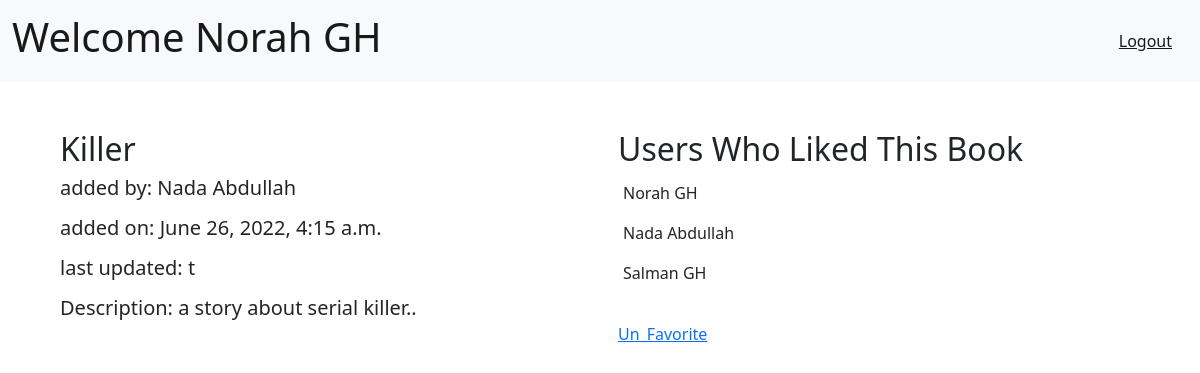
/books/7 (signed in), run on the app's committed database.
### login_register_app/models.py (models this page shows)
class User (models.Model):
    first_name = models.CharField(max_length=50,blank=False,null=False)
    last_name = models.CharField(max_length=50,blank=False,null=False)
    email = models.EmailField(blank=False,null=False)
    password = models.CharField(max_length=50,blank=False,null=False)
    birthday = models.DateField(blank=False,null=False)
    objects = UserManager()

### favBooks_app/models.py (models this page shows)
class Book(models.Model):
    title = models.CharField(max_length=100)
    uploaded_by = models.ForeignKey(User,related_name='uploaded_books',blank=False,on_delete=models.CASCADE)
    liked_by = models.ManyToManyField(User,related_name='liked_books')
    created_at = models.DateTimeField(auto_now_add=True)
    updated_at = models.DateTimeField(auto_now=True)
    desc = models.TextField()
    objects = BookManager()

### favBooks_app/views.py (the view, shortened to what this page needs)
# urls.py: path('<int:bookId>',views.showBook,name='showBook'),
def showBook(request,bookId):
    userId = request.session['userId']
    curr_user = User.objects.filter(id=userId).last()
    book = Book.objects.get(id=bookId)
    likedBook = False
    if book.uploaded_by.id != curr_user.id:
        for user in book.liked_by.all():
            if user.id == curr_user.id:
                likedBook = True
                break
        print('--'*50,likedBook )
        context = {
        'curr_user': curr_user,
        'book':book,
        'likedBook':likedBook,
        }
        return render (request,'otherBooks.html',context)

### favBooks_app/templates/otherBooks.html (shortened to what this page needs)
{% extends 'base.html' %}
{% block content %}
<div class="col m-5">
    <h2>{{book.title}}</h2>
    <h5>added by: {{book.uploaded_by.first_name }} {{book.uploaded_by.last_name}}</h5>
    <h5>added on: {{book.created_at}}</h5>
    <h5>last updated: {{book.updated_a}}t</h5>
    <h5>Description: {{book.desc}}</h5>
</div>
<div class="col m-5">
    <h2 class="text-start">Users Who Liked This Book</h2>
    <ul>
        {% for user in book.liked_by.all %}
        <li>
            <p>{{user.first_name}} {{user.last_name}} </p>
        </li>
        {% endfor %}
    </ul>
    {% if likedBook %}
    <a href="/books/un_favorite/{{book.id}}">Un_Favorite</a>
    {% else %}
    <a href="/books/favorite/{{book.id}}">Add to your Favorite</a>
    {% endif %}
</div>
{% endblock %}

### favBooks_app/templates/base.html (shortened to what this page needs)
<!DOCTYPE html>
<html lang="en">
<head>
    <link href="https://cdn.jsdelivr.net/npm/bootstrap@5.2.0-beta1/dist/css/bootstrap.min.css" rel="stylesheet"
>
</head>
<body>
    <nav class="navbar navbar-expand-lg bg-light">
        <div class="container-fluid">
            <a class="navbar-brand" href="/books"><h1> Welcome {{curr_user.first_name}} {{curr_user.last_name}}</h1></a>
            <div class="navbar-text me-3"><a href="/logout/{{curr_user.id}}">Logout</a></div>
        </div>
    </nav>
    <div class="container row">
        {% block content %}
        {% endblock %}
    </div>
</body>
</html>

### favBooks_app/templates/base.html (style rules this page uses)
ul { list-style: none; padding: 5px; }
.row { justify-content:space-between }

### data on the page
User: first_name "Norah", last_name "GH"
Book: title "Killer", uploaded_by.first_name "Nada", uploaded_by.last_name "Abdullah", created_at "June 26, 2022, 4:15 a.m.", desc "a story about serial killer.."
User: first_name "Nada", last_name "Abdullah"
User: first_name "Salman", last_name "GH"
